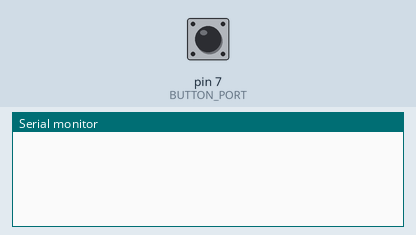
Recording of a sketch running on a simulated Arduino Uno, built with avr-gcc and run on an emulated ATmega328P. Parts: the last lines printed to the serial monitor. Inputs (shaded band) come from the test bench; at power-on: pin 7 (BUTTON_PORT) HIGH.

Above: at 1.2 s.
1.3 s: pin 7 (BUTTON_PORT) pulled LOW for 0.15 s
At 1.43 s:
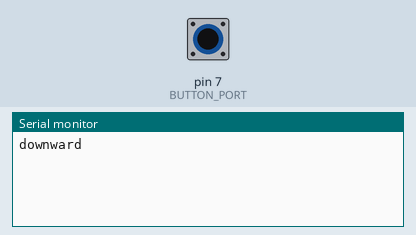
At 2.2 s:
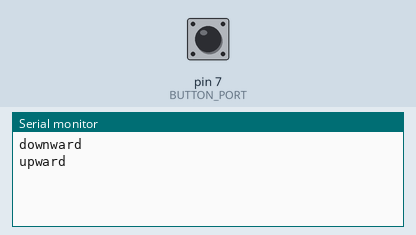

Measured:
- after the input at 1.3 s, the serial monitor: prints a new line at once (image 1)

The sketch:

TestButton.ino
```cpp
#define BUTTON_PORT (7)

int nInputPrev;  // 예전 입력

void setup() {
  // put your setup code here, to run once:
  Serial.begin(9600);
  //pinMode(6, INPUT); // 위험해서 잘 사용하지 않음: 접지(GND)는 문제 없으나 5V는 위험함
  pinMode(BUTTON_PORT, INPUT_PULLUP);
  nInputPrev = digitalRead(BUTTON_PORT);  // 현재 상태 저장
}

void loop() {
  // put your main code here, to run repeatedly:
  int nInput = digitalRead(BUTTON_PORT);  // 평상시는 5V(HIGH); 버튼 누르면 0V(LOW); 푸시버튼에 접지를 연결한 상태
  // 스위치의 누른 상태를 확인(전압으로 확인)
  // String sInput = (nInput == HIGH) ? "open" : "closed";
  // // 버튼을 누르면 회로가 닫힘(closed); 떼면 회로가 열림(open)
  // Serial.println(sInput);
  // delay(1000);

  // 에지 검출: 빠른 응답 가능(마우스 클릭에도 사용)
  if (nInput != nInputPrev) {  // 에지가 있음
    bool bRise;
    if (nInput == HIGH)  // LOW -> HIGH: rise
      bRise = true;
    else bRise = false; // HIGH -> LOW: fall
    String sInput = (bRise) ? "upward" : "downward";
    Serial.println(sInput);
    nInputPrev = nInput; // 현재 상태를 다시 저장
  }
}
```
